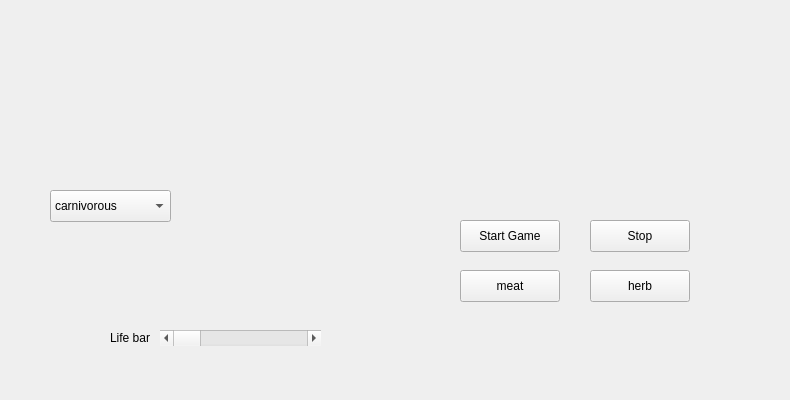
    <widget class="QWidget" name="tab_4">
     <attribute name="title">
      <string>Game</string>
     </attribute>
     <widget class="QLabel" name="label_9">
      <property name="geometry">
       <rect>
        <x>0</x>
        <y>-3</y>
        <width>781</width>
        <height>391</height>
       </rect>
      </property>
      <property name="text">
       <string/>
      </property>
      <property name="pixmap">
       <pixmap resource="images.qrc">:/files/IMG/Game_bc.png</pixmap>
      </property>
      <property name="scaledContents">
       <bool>true</bool>
      </property>
     </widget>
     <widget class="QLabel" name="lb_Game_AN">
      <property name="geometry">
       <rect>
        <x>190</x>
        <y>220</y>
        <width>100</width>
        <height>100</height>
       </rect>
      </property>
      <property name="text">
       <string/>
      </property>
      <property name="pixmap">
       <pixmap resource="images.qrc">:/files/IMG/croco.png</pixmap>
      </property>
      <property name="scaledContents">
       <bool>true</bool>
      </property>
     </widget>
     <widget class="QScrollBar" name="progressbarlife">
      <property name="geometry">
       <rect>
        <x>160</x>
        <y>330</y>
        <width>161</width>
        <height>16</height>
       </rect>
      </property>
      <property name="mouseTracking">
       <bool>true</bool>
      </property>
      <property name="sliderPosition">
       <number>0</number>
      </property>
      <property name="tracking">
       <bool>true</bool>
      </property>
      <property name="orientation">
       <enum>Qt::Horizontal</enum>
      </property>
     </widget>
     <widget class="QPushButton" name="pb_meat">
      <property name="geometry">
       <rect>
        <x>460</x>
        <y>270</y>
        <width>100</width>
        <height>32</height>
       </rect>
      </property>
      <property name="text">
       <string>meat</string>
      </property>
      <property name="icon">
       <iconset resource="images.qrc">
        <normaloff>:/files/IMG/bouffe_carni.png</normaloff>:/files/IMG/bouffe_carni.png</iconset>
      </property>
     </widget>
     <widget class="QPushButton" name="pb_startgame">
      <property name="geometry">
       <rect>
        <x>460</x>
        <y>220</y>
        <width>100</width>
        <height>32</height>
       </rect>
      </property>
      <property name="text">
       <string>Start Game</string>
      </property>
      <property name="icon">
       <iconset resource="images.qrc">
        <normaloff>:/files/IMG/EARTH.png</normaloff>:/files/IMG/EARTH.png</iconset>
      </property>
     </widget>
     <widget class="QComboBox" name="cb_animal_type">
      <property name="geometry">
       <rect>
        <x>50</x>
        <y>190</y>
        <width>121</width>
        <height>32</height>
       </rect>
      </property>
      <item>
       <property name="text">
        <string>carnivorous</string>
       </property>
      </item>
      <item>
       <property name="text">
        <string>herbivorous</string>
       </property>
      </item>
     </widget>
     <widget class="QPushButton" name="pb_herb">
      <property name="geometry">
       <rect>
        <x>590</x>
        <y>270</y>
        <width>100</width>
        <height>32</height>
       </rect>
      </property>
      <property name="text">
       <string>herb</string>
      </property>
      <property name="icon">
       <iconset resource="images.qrc">
        <normaloff>:/files/IMG/bouffe_herbi.png</normaloff>:/files/IMG/bouffe_herbi.png</iconset>
      </property>
     </widget>
     <widget class="QLabel" name="label_12">
      <property name="geometry">
       <rect>
        <x>110</x>
        <y>330</y>
        <width>58</width>
        <height>16</height>
       </rect>
      </property>
      <property name="text">
       <string>Life bar</string>
      </property>
     </widget>
     <widget class="QPushButton" name="pb_stopgame">
      <property name="geometry">
       <rect>
        <x>590</x>
        <y>220</y>
        <width>100</width>
        <height>32</height>
       </rect>
      </property>
      <property name="text">
       <string>Stop</string>
      </property>
      <property name="icon">
       <iconset resource="images.qrc">
        <normaloff>:/files/IMG/EARTH.png</normaloff>:/files/IMG/EARTH.png</iconset>
      </property>
     </widget>
    </widget>
